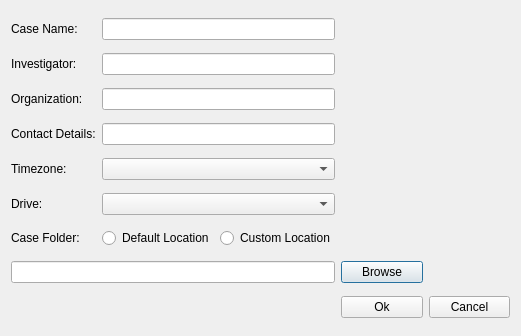
<?xml version="1.0" encoding="UTF-8"?>
<ui version="4.0">
 <class>Newcase</class>
 <widget class="QDialog" name="Newcase">
  <property name="geometry">
   <rect>
    <x>0</x>
    <y>0</y>
    <width>521</width>
    <height>336</height>
   </rect>
  </property>
  <property name="windowTitle">
   <string>New Case</string>
  </property>
  <layout class="QGridLayout" name="gridLayout_5">
   <item row="0" column="0">
    <widget class="QLabel" name="Casename">
     <property name="text">
      <string>Case Name:</string>
     </property>
    </widget>
   </item>
   <item row="0" column="1" colspan="2">
    <widget class="QLineEdit" name="lineEdit_Casename"/>
   </item>
   <item row="1" column="0">
    <widget class="QLabel" name="Investigator">
     <property name="text">
      <string>Investigator:</string>
     </property>
    </widget>
   </item>
   <item row="1" column="1" colspan="2">
    <widget class="QLineEdit" name="lineEdit_Investigator"/>
   </item>
   <item row="2" column="0">
    <widget class="QLabel" name="Organization">
     <property name="text">
      <string>Organization:</string>
     </property>
    </widget>
   </item>
   <item row="2" column="1" colspan="2">
    <widget class="QLineEdit" name="lineEdit_Organization"/>
   </item>
   <item row="3" column="0">
    <widget class="QLabel" name="Contactdetails">
     <property name="text">
      <string>Contact Details:</string>
     </property>
    </widget>
   </item>
   <item row="3" column="1" colspan="2">
    <widget class="QLineEdit" name="lineEdit_ContactDetails"/>
   </item>
   <item row="4" column="0">
    <widget class="QLabel" name="Timezone">
     <property name="text">
      <string>Timezone:</string>
     </property>
    </widget>
   </item>
   <item row="4" column="1" colspan="2">
    <widget class="QComboBox" name="comboBox_Timezone"/>
   </item>
   <item row="5" column="0">
    <widget class="QLabel" name="Drive">
     <property name="text">
      <string>Drive:</string>
     </property>
    </widget>
   </item>
   <item row="5" column="1" colspan="2">
    <widget class="QComboBox" name="comboBox_Drive"/>
   </item>
   <item row="6" column="0">
    <widget class="QLabel" name="Casefolder">
     <property name="text">
      <string>Case Folder: </string>
     </property>
    </widget>
   </item>
   <item row="6" column="1">
    <widget class="QRadioButton" name="radioButton_Default">
     <property name="text">
      <string>Default Location</string>
     </property>
    </widget>
   </item>
   <item row="6" column="2">
    <widget class="QRadioButton" name="radioButton_Custom">
     <property name="text">
      <string>Custom Location</string>
     </property>
    </widget>
   </item>
   <item row="7" column="0" colspan="3">
    <widget class="QLineEdit" name="lineEdit_Browse"/>
   </item>
   <item row="7" column="3">
    <widget class="QPushButton" name="Browse">
     <property name="text">
      <string>Browse</string>
     </property>
    </widget>
   </item>
   <item row="8" column="3">
    <widget class="QPushButton" name="Ok">
     <property name="text">
      <string>Ok</string>
     </property>
    </widget>
   </item>
   <item row="8" column="4">
    <widget class="QPushButton" name="Cancel">
     <property name="text">
      <string>Cancel</string>
     </property>
    </widget>
   </item>
  </layout>
  <zorder>Ok</zorder>
  <zorder>Cancel</zorder>
  <zorder>Casename</zorder>
  <zorder>Investigator</zorder>
  <zorder>Organization</zorder>
  <zorder>Contactdetails</zorder>
  <zorder>Timezone</zorder>
  <zorder>Drive</zorder>
  <zorder>Casefolder</zorder>
  <zorder>comboBox_Timezone</zorder>
  <zorder>comboBox_Drive</zorder>
  <zorder>radioButton_Default</zorder>
  <zorder>radioButton_Custom</zorder>
  <zorder>lineEdit_Casename</zorder>
  <zorder>lineEdit_Investigator</zorder>
  <zorder>lineEdit_Organization</zorder>
  <zorder>lineEdit_ContactDetails</zorder>
  <zorder>lineEdit_Browse</zorder>
  <zorder>Browse</zorder>
 </widget>
 <resources/>
 <connections>
  <connection>
   <sender>Ok</sender>
   <signal>clicked()</signal>
   <receiver>Newcase</receiver>
   <slot>accept()</slot>
   <hints>
    <hint type="sourcelabel">
     <x>367</x>
     <y>300</y>
    </hint>
    <hint type="destinationlabel">
     <x>260</x>
     <y>167</y>
    </hint>
   </hints>
  </connection>
  <connection>
   <sender>Cancel</sender>
   <signal>clicked()</signal>
   <receiver>Newcase</receiver>
   <slot>close()</slot>
   <hints>
    <hint type="sourcelabel">
     <x>465</x>
     <y>300</y>
    </hint>
    <hint type="destinationlabel">
     <x>260</x>
     <y>167</y>
    </hint>
   </hints>
  </connection>
 </connections>
</ui>
